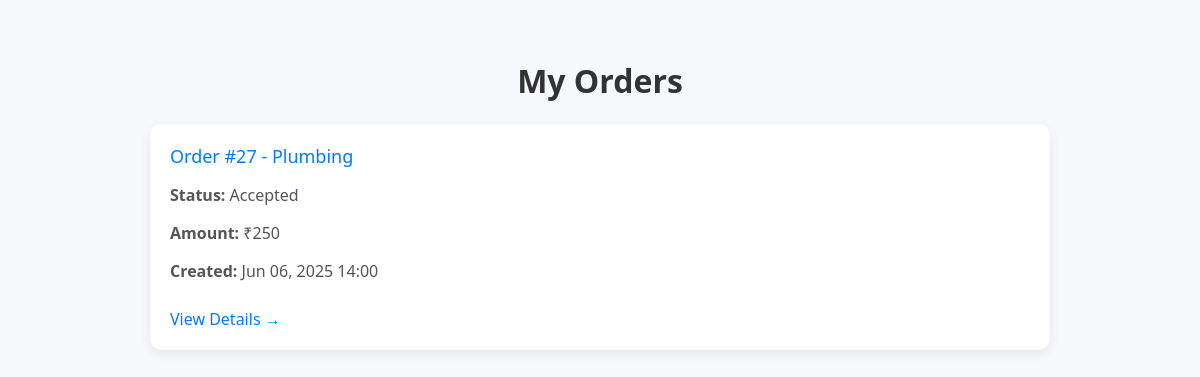
Page /my-orders/ (signed in) on the committed database.
### Service/models.py (models this page shows, shortened)
class Order(models.Model):
    STATUS_CHOICES = [
        ('Pending', 'Pending'),
        ('Assigned', 'Assigned'),
        ('Accepted', 'Accepted'),
        ('Completed', 'Completed'),
        ('Cancelled', 'Cancelled'),
        ('RejectedByProvider', 'Rejected by Provider'),
    ]
    user = models.ForeignKey(User, on_delete=models.CASCADE)
    service_name = models.CharField(max_length=200)
    address = models.TextField(default="")
    message = models.TextField(blank=True)
    amount = models.PositiveIntegerField(default=250)  # fixed ₹250 charge
    created_at = models.DateTimeField(auto_now_add=True)
    payment_id = models.CharField(max_length=100, blank=True)  # Razorpay payment id
    payment_status = models.CharField(max_length=50, default='Pending')
    service_provider = models.ForeignKey(
        'ServiceProvider', on_delete=models.SET_NULL, blank=True, null=True, related_name='assigned_orders'
    )
    status = models.CharField(max_length=20, choices=STATUS_CHOICES, default='Pending')
    pin = models.CharField(max_length=4, blank=True, null=True)  # 4-digit completion PIN
    latitude = models.DecimalField(max_digits=9, decimal_places=6, blank=True, null=True)
    longitude = models.DecimalField(max_digits=9, decimal_places=6, blank=True, null=True)

### Service/views.py (the view)
# urls.py: path('my-orders/', views.my_orders, name='my_orders'),
@login_required
def my_orders(request):
    orders = Order.objects.filter(user=request.user).order_by('-created_at')
    return render(request, 'my_orders.html', {'orders': orders})

### Service/templates/my_orders.html (shortened to what this page needs)
<!DOCTYPE html>
<html lang="en">
<head>
</head>
<body>
    <h1>My Orders</h1>
    <div class="orders">
        {% for order in orders %}
            <div class="order-card">
                <div class="order-title">Order #{{ order.id }} - {{ order.service_name }}</div>
                <div class="order-details">
                    <p><strong>Status:</strong> {{ order.status }}</p>
                    <p><strong>Amount:</strong> ₹{{ order.amount }}</p>
                    <p><strong>Created:</strong> {{ order.created_at|date:"M d, Y H:i" }}</p>
                </div>
                <a class="view-link" href="{% url 'order_detail' order.id %}">View Details →</a>
            </div>
        {% empty %}
            <p style="text-align:center;">No orders yet.</p>
        {% endfor %}
    </div>
</body>
</html>

### Service/templates/my_orders.html (style rules this page uses)
body { font-family: 'Segoe UI', sans-serif; background: #f7f9fc; padding: 30px; }
h1 { text-align: center; color: #333; }
.orders { display: grid; gap: 20px; max-width: 900px; margin: auto; }
.order-card { background: #fff; border-radius: 12px; padding: 20px; box-shadow: 0 4px 12px rgba(0,0,0,0.08); transition: transform 0.2s; }
.order-title { font-size: 18px; margin-bottom: 10px; color: #007BFF; }
.order-details { color: #555; }
a.view-link { display: inline-block; margin-top: 10px; color: #007bff; text-decoration: none; font-weight: 500; }

### rows in the picture
Order: id "27", service_name "Plumbing", status "Accepted", amount "250", created_at "Jun 06, 2025 14:00"
